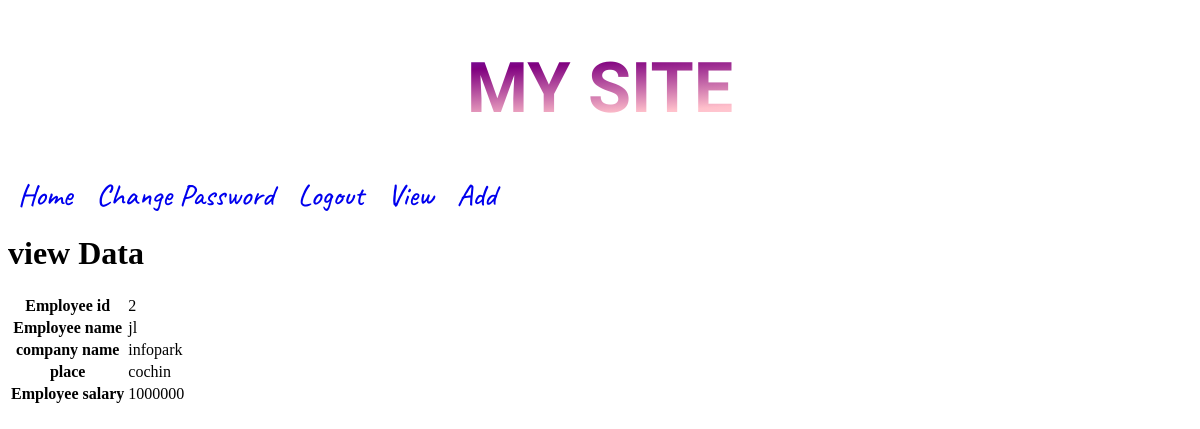
The page /viewdata/3 (signed in) on the database its author committed.
### app7/models.py (models this page shows)
class employee(models.Model):
    Emp_id=models.IntegerField()
    Emp_name=models.CharField(max_length=50)
    place=models.CharField(max_length=200)
    company_name=models.CharField(max_length=200)
    salary=models.IntegerField()

### app7/views.py (the view)
# urls.py: path('viewdata/<int:p>',views.view_emp,name='view_emp'),
def view_emp(request,p):
    d=employee.objects.get(pk=p)
    return render (request,'view_data.html', {"a":d})

### templates/view_data.html
{% extends "base.html" %}
{% block body_block %}
<h1>view Data</h1>
<table>
    <tr>
        <th>Employee id</th>
        <td>{{a.Emp_id}}</td>
    </tr>
    <tr>
        <th>Employee name</th>
        <td>{{a.Emp_name}}</td>
    </tr>
    <tr>
        <th>company name</th>
        <td>{{a.company_name}}</td>
    </tr>
    <tr>
        <th>place</th>
        <td>{{a.place}}</td>
    </tr>
    <tr>
        <th>Employee salary</th>
        <td>{{a.salary}}</td>
    </tr>
</table>
{% endblock %}

### rows shown on the page
employee: Emp_id "2", Emp_name "jl", company_name "infopark", place "cochin", salary "1000000"
